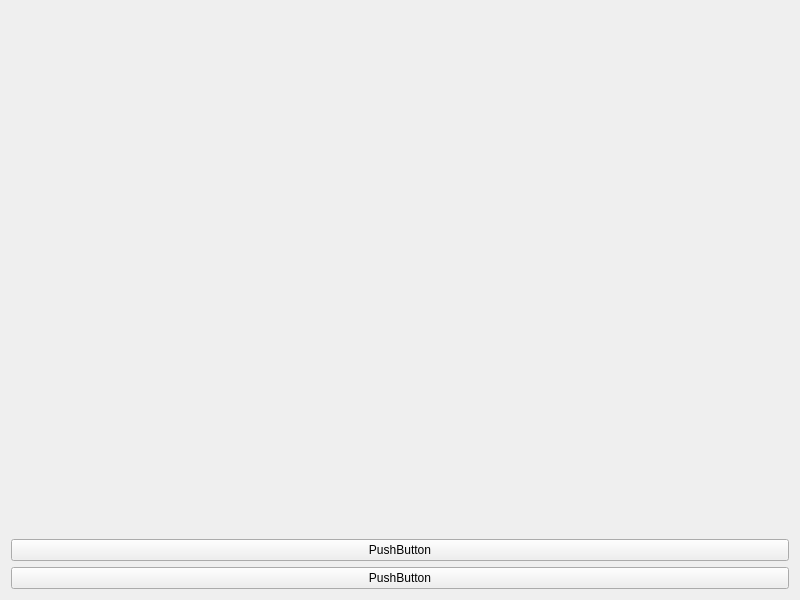
<?xml version="1.0" encoding="UTF-8"?>
<ui version="4.0">
 <class>Widget</class>
 <widget class="QWidget" name="Widget">
  <property name="geometry">
   <rect>
    <x>0</x>
    <y>0</y>
    <width>800</width>
    <height>600</height>
   </rect>
  </property>
  <property name="windowTitle">
   <string>Widget</string>
  </property>
  <layout class="QVBoxLayout" name="verticalLayout">
   <item>
    <widget class="smallwidget" name="widget" native="true"/>
   </item>
   <item>
    <widget class="QPushButton" name="pushButton_2">
     <property name="text">
      <string>PushButton</string>
     </property>
    </widget>
   </item>
   <item>
    <widget class="QPushButton" name="pushButton">
     <property name="text">
      <string>PushButton</string>
     </property>
    </widget>
   </item>
  </layout>
 </widget>
 <customwidgets>
  <customwidget>
   <class>smallwidget</class>
   <extends>QWidget</extends>
   <header location="global">smallwidget.h</header>
   <container>1</container>
  </customwidget>
 </customwidgets>
 <resources/>
 <connections/>
</ui>
